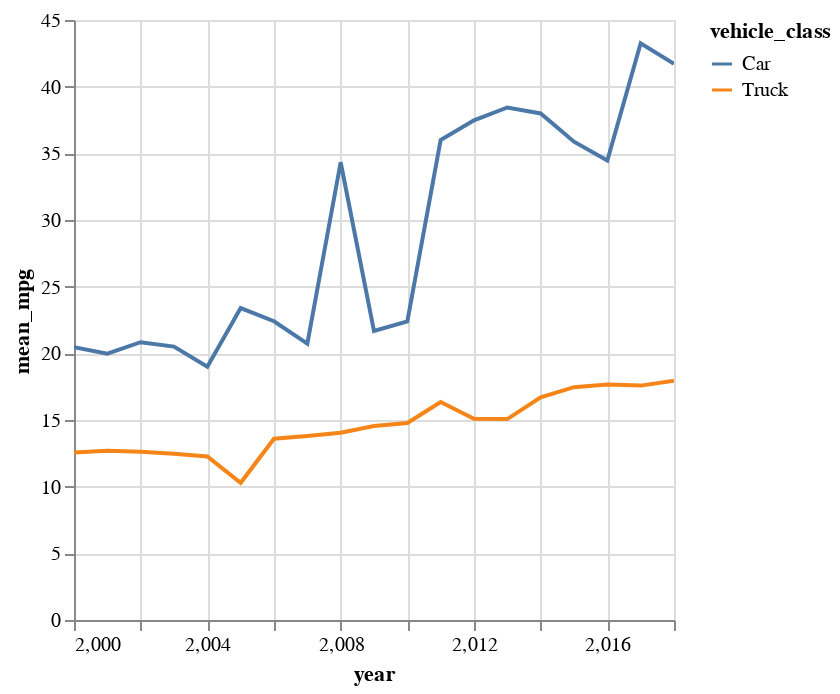

Here is the notebook cell this chart was saved with:
### Code cell
(
    agg_yr
    .join(
        inv_yr,
        left_on=['year', 'simple_class', 'fuel_type'],
        right_on=['year', 'class', 'fuel_type']
    )
    .filter(pl.col('city_name') == 'Salt Lake City')
    .pivot(
        index='year',
        on='simple_class',
        values='mean_mpg',
        aggregate_function='mean'
    )
    .unpivot(
        index='year', 
        variable_name='vehicle_class', 
        value_name='mean_mpg'
    )
    .plot.line(
        x='year', 
        y='mean_mpg', 
        color='vehicle_class'
    )
)

### Figure 1 — Vega-Lite specification as saved in the notebook (floating-point values rounded to 4 significant figures)
{"config": {"view": {"continuousWidth": 300, "continuousHeight": 300}}, "data": {"name": "data-42fe77c776628e07ec36233b0d6b8f0e"}, "mark": {"type": "line"}, "encoding": {"color": {"field": "vehicle_class", "type": "nominal"}, "tooltip": [{"field": "year", "type": "quantitative"}, {"field": "mean_mpg", "type": "quantitative"}, {"field": "vehicle_class", "type": "nominal"}], "x": {"field": "year", "type": "quantitative"}, "y": {"field": "mean_mpg", "type": "quantitative"}}, "params": [{"name": "param_2", "select": {"type": "interval", "encodings": ["x", "y"]}, "bind": "scales"}], "$schema": "https://vega.github.io/schema/vega-lite/v5.20.1.json", "datasets": {"data-42fe77c776628e07ec36233b0d6b8f0e": [{"year": 2000, "vehicle_class": "Car", "mean_mpg": 20.47}, {"year": 2001, "vehicle_class": "Car", "mean_mpg": 19.97}, {"year": 2002, "vehicle_class": "Car", "mean_mpg": 20.83}, {"year": 2003, "vehicle_class": "Car", "mean_mpg": 20.51}, {"year": 2004, "vehicle_class": "Car", "mean_mpg": 19.0}, {"year": 2005, "vehicle_class": "Car", "mean_mpg": 23.4}, {"year": 2006, "vehicle_class": "Car", "mean_mpg": 22.41}, {"year": 2007, "vehicle_class": "Car", "mean_mpg": 20.73}, {"year": 2008, "vehicle_class": "Car", "mean_mpg": 34.33}, {"year": 2009, "vehicle_class": "Car", "mean_mpg": 21.67}, {"year": 2010, "vehicle_class": "Car", "mean_mpg": 22.4}, {"year": 2011, "vehicle_class": "Car", "mean_mpg": 36.01}, {"year": 2012, "vehicle_class": "Car", "mean_mpg": 37.47}, {"year": 2013, "vehicle_class": "Car", "mean_mpg": 38.44}, {"year": 2014, "vehicle_class": "Car", "mean_mpg": 37.99}, {"year": 2015, "vehicle_class": "Car", "mean_mpg": 35.87}, {"year": 2016, "vehicle_class": "Car", "mean_mpg": 34.46}, {"year": 2017, "vehicle_class": "Car", "mean_mpg": 43.26}, {"year": 2018, "vehicle_class": "Car", "mean_mpg": 41.72}, {"year": 2000, "vehicle_class": "Truck", "mean_mpg": 12.56}, {"year": 2001, "vehicle_class": "Truck", "mean_mpg": 12.69}, {"year": 2002, "vehicle_class": "Truck", "mean_mpg": 12.62}, {"year": 2003, "vehicle_class": "Truck", "mean_mpg": 12.46}, {"year": 2004, "vehicle_class": "Truck", "mean_mpg": 12.26}, {"year": 2005, "vehicle_class": "Truck", "mean_mpg": 10.29}, {"year": 2006, "vehicle_class": "Truck", "mean_mpg": 13.59}, {"year": 2007, "vehicle_class": "Truck", "mean_mpg": 13.8}, {"year": 2008, "vehicle_class": "Truck", "mean_mpg": 14.04}, {"year": 2009, "vehicle_class": "Truck", "mean_mpg": 14.54}, {"year": 2010, "vehicle_class": "Truck", "mean_mpg": 14.77}, {"year": 2011, "vehicle_class": "Truck", "mean_mpg": 16.35}, {"year": 2012, "vehicle_class": "Truck", "mean_mpg": 15.1}, {"year": 2013, "vehicle_class": "Truck", "mean_mpg": 15.07}, {"year": 2014, "vehicle_class": "Truck", "mean_mpg": 16.69}, {"year": 2015, "vehicle_class": "Truck", "mean_mpg": 17.46}, {"year": 2016, "vehicle_class": "Truck", "mean_mpg": 17.66}, {"year": 2017, "vehicle_class": "Truck", "mean_mpg": 17.58}, {"year": 2018, "vehicle_class": "Truck", "mean_mpg": 17.95}]}}
